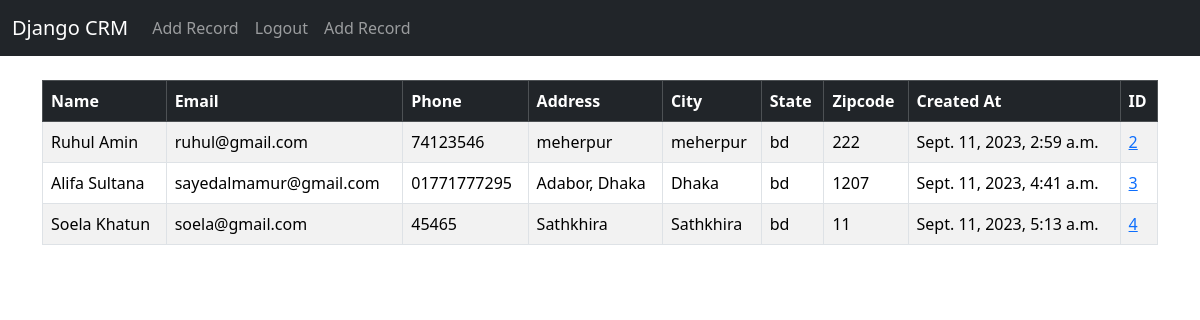
The app's page / (signed in) with its own data.
### website/models.py (models this page shows, shortened)
class Records(models.Model):
    created_at = models.DateTimeField(auto_now_add=True)
    first_name = models.CharField(max_length=50)
    last_name = models.CharField(max_length=50)
    email = models.CharField(max_length=50)
    phone = models.CharField(max_length=50)
    address = models.CharField(max_length=50)
    city = models.CharField(max_length=50)
    state = models.CharField(max_length=50)
    zipcode = models.CharField(max_length=50)

### website/views.py (the view)
# urls.py: path('', views.home, name = 'home'),
def home(request):
    records = Records.objects.all()
    if request.method == "POST":
        username = request.POST['username']
        password = request.POST['password']
        user = authenticate(request, username=username, password=password)
        if user is not None:
            login(request, user)
            messages.success(request,"Logged in Successful")
            return redirect('home')
        else:
            messages.success(request, 'error credential')
            return redirect('home')
    else:
        return render(request, 'home.html', {'records':records})

### website/templates/home.html (shortened to what this page needs)
{% extends 'base.html' %}
{% block content %}
{% if user.is_authenticated %}
<table class="table table-striped table-hover table-bordered">
  <thead class="table-dark">
    <tr>
      <th scope="col">Name</th>
      <th scope="col">Email</th>
      <th scope="col">Phone</th>
      <th scope="col">Address</th>
      <th scope="col">City</th>
      <th scope="col">State</th>
      <th scope="col">Zipcode</th>
      <th scope="col">Created At</th>
      <th scope="col">ID</th>
    </tr>
  </thead>
  <tbody>
{% if records %}
	{% for record in records %}
		<tr>
			<td>{{ record.first_name }} {{ record.last_name }}</td>
			<td>{{ record.email }}</td>
			<td>{{ record.phone }}</td>
			<td>{{ record.address }}</td>
			<td>{{ record.city }}</td>
			<td>{{ record.state }}</td>
			<td>{{ record.zipcode }}</td>
			<td>{{ record.created_at }}</td>
			<td><a href="{% url 'record' record.id%}">{{ record.id }}</a></td>
		</tr>
	{% endfor %}
{% endif %}
	  </tbody>
	</table>
{% endif %}
{% endblock %}

### website/templates/base.html (shortened to what this page needs)
<!doctype html>
<html lang="en">
  <head>
    <link href="https://cdn.jsdelivr.net/npm/bootstrap@5.3.1/dist/css/bootstrap.min.css" rel="stylesheet">
  </head>
  <body>
    {% include 'navbar.html' %}
    <div class="container">
        <br>
    {% block content %}
    {% endblock %}
</div>
  </body>
</html>

### website/templates/navbar.html (shortened to what this page needs)
<nav class="navbar navbar-expand-lg navbar-dark bg-dark">
    <div class="container-fluid">
      <a class="navbar-brand" href="{% url 'home' %}">Django CRM</a>
      <div class="collapse navbar-collapse" id="navbarSupportedContent">
        <ul class="navbar-nav me-auto mb-2 mb-lg-0">
          <li class="nav-item">
            <a class="nav-link" href="">Add Record</a>
          </li>
          {% if user.is_authenticated %}
          <li class="nav-item">
            <a class="nav-link" href="{% url 'logout' %}">Logout</a>
          </li>
          <li class="nav-item">
            <a class="nav-link" href="{% url 'add_record' %}">Add Record</a>
          </li>
          {% endif %}
        </ul>
      </div>
    </div>
  </nav>

### records on screen
Records: first_name "Ruhul", last_name "Amin", email "ruhul@gmail.com", phone "74123546", address "meherpur", city "meherpur", state "bd", zipcode "222", created_at "Sept. 11, 2023, 2:59 a.m.", id "2"
Records: first_name "Alifa", last_name "Sultana", email "sayedalmamur@gmail.com", phone "01771777295", address "Adabor, Dhaka", city "Dhaka", state "bd", zipcode "1207", created_at "Sept. 11, 2023, 4:41 a.m.", id "3"
Records: first_name "Soela", last_name "Khatun", email "soela@gmail.com", phone "45465", address "Sathkhira", city "Sathkhira", state "bd", zipcode "11", created_at "Sept. 11, 2023, 5:13 a.m.", id "4"
